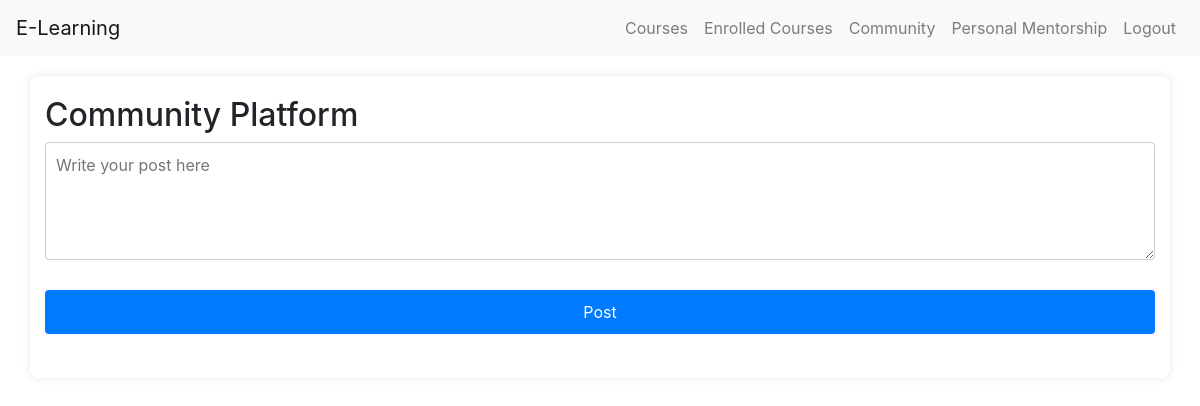
/community/ (signed in), run on an earlier commit of the app's database.
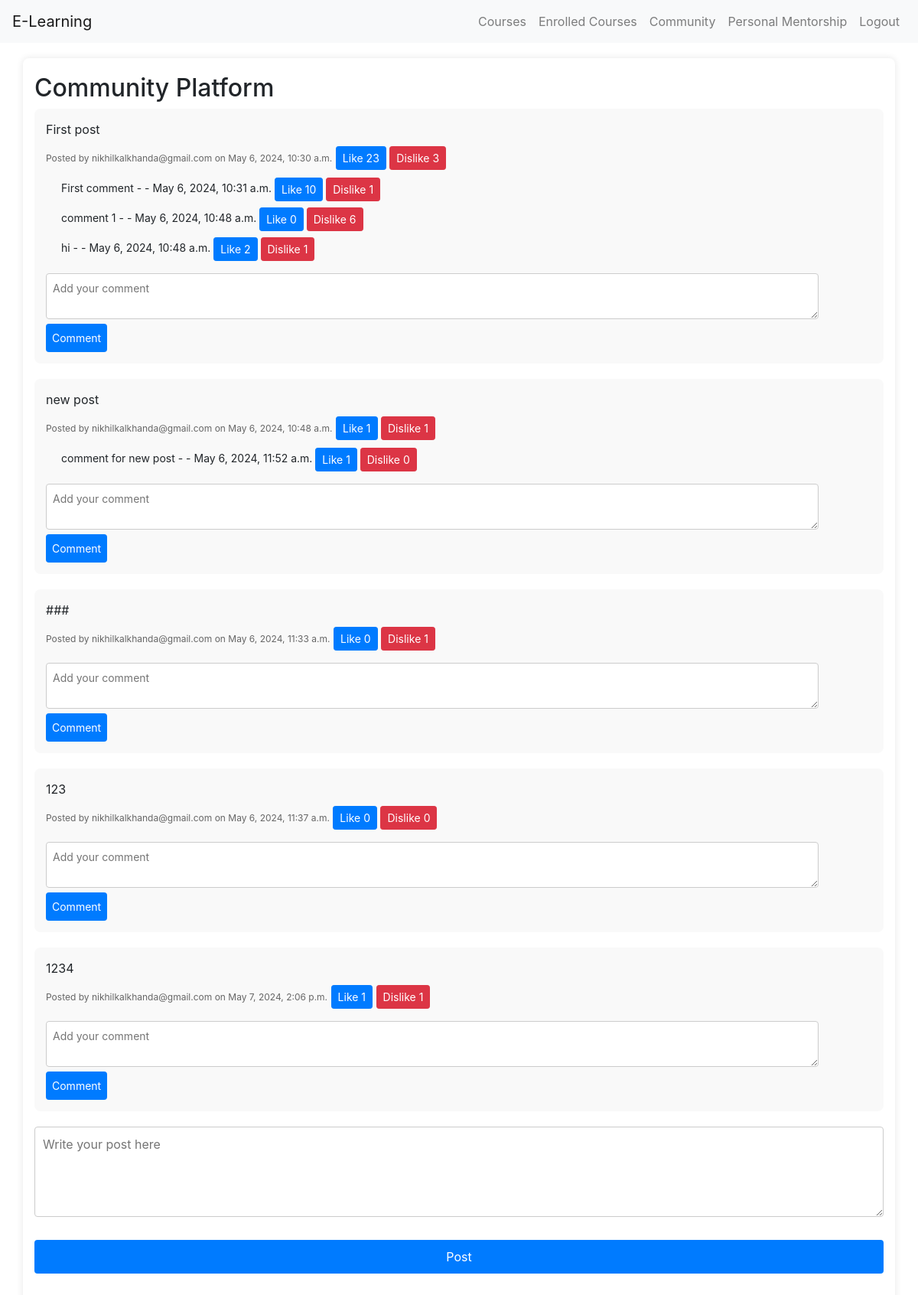
And on a later commit of the database.
### app/models.py (models this page shows)
class Post(models.Model):
    user = models.ForeignKey(Student, on_delete=models.CASCADE, null=True, blank=True)
    content = models.TextField()
    timestamp = models.DateTimeField(auto_now_add=True)
    likes = models.IntegerField(default=0)
    dislikes = models.IntegerField(default=0)

class Student(models.Model):
    user = models.OneToOneField(CustomeUser, on_delete=models.CASCADE)
    Full_Name = models.CharField(max_length=20)
    Mobile_no = models.CharField(max_length=10)
    EmailID = models.EmailField(max_length=255)
    DOB = models.DateField(null=True, blank=True)
    Gender_choices = (
        ('M', 'Male'),
        ('F', 'Female'),
        ('O', 'Others')
    )
    Gender = models.CharField(max_length=10, choices=Gender_choices, default='M')
    def __str__(self) -> str:
        return self.Full_Name

class Comment(models.Model):
    post = models.ForeignKey(Post, on_delete=models.CASCADE)
    user = models.ForeignKey(Student, on_delete=models.CASCADE, null=True, blank=True)
    content = models.TextField()
    timestamp = models.DateTimeField(auto_now_add=True)
    likes = models.IntegerField(default=0)
    dislikes = models.IntegerField(default=0)

### app/views.py (the view)
# urls.py: path('community/',community_platform, name='community_platform'),
@login_required
def community_platform(request):
    posts = Post.objects.all()
    return render(request, 'community_platform.html', {'posts': posts})

### app/templates/community_platform.html (shortened to what this page needs)
<!DOCTYPE html>
<html lang="en">
<head>
        <link rel="stylesheet" href="https://stackpath.bootstrapcdn.com/bootstrap/4.5.2/css/bootstrap.min.css">
</head>
<body>
<nav class="navbar navbar-expand-lg navbar-light bg-light">
    <a class="navbar-brand" href="#">E-Learning</a>
    <div class="collapse navbar-collapse" id="navbarNav">
        <ul class="navbar-nav ml-auto">
            <li class="nav-item">
                <a class="nav-link" href="{% url 'course_catalog' %}">Courses</a>
            </li>
            <li class="nav-item">
                <a class="nav-link" href="{% url 'enrolled_course' %}">Enrolled Courses</a>
            </li>
            <li class="nav-item">
                <a class="nav-link" href="#">Community</a>
            </li>
            <li class="nav-item">
                <a class="nav-link" href="{% url 'mentorship_page' %}">Personal Mentorship</a>
            </li>
            <li class="nav-item">
                <a class="nav-link" href="{% url 'logout' %}">Logout</a>
            </li>
        </ul>
    </div>
</nav>
    <div class="container">
            <h2>Community Platform</h2>
{% for post in posts %}
    <div class="post">
        <p>{{ post.content }}</p>
        <small>Posted by {{ post.user }} on {{ post.timestamp }}</small>
        <button onclick="likePost({{ post.id }})" class="btn btn-primary btn-sm">Like <span id="post-like-count-{{ post.id }}">{{ post.likes }}</span></button>
        <button onclick="dislikePost({{ post.id }})" class="btn btn-danger btn-sm">Dislike <span id="post-dislike-count-{{ post.id }}">{{ post.dislikes }}</span></button>
        <ul class="comment-list">
            {% for comment in post.comment_set.all %}
                <li>
                    {{ comment.content }} - {{ comment.author }} - {{ comment.timestamp }}
                    <button onclick="likeComment({{ comment.id }})" class="btn btn-primary btn-sm">Like <span id="comment-like-count-{{ comment.id }}">{{ comment.likes }}</span></button>
                    <button onclick="dislikeComment({{ comment.id }})" class="btn btn-danger btn-sm">Dislike <span id="comment-dislike-count-{{ comment.id }}">{{ comment.dislikes }}</span></button>
                </li>
            {% endfor %}
        </ul>
        <form class="comment-form" method="POST" action="{% url 'add_comment' post.id %}">
            <textarea name="content" rows="2" placeholder="Add your comment"></textarea>
            <button type="submit">Comment</button>
        </form>
    </div>
{% endfor %}
<form class="post-form" method="POST" action="{% url 'add_post' %}">
    <textarea name="content" rows="4" placeholder="Write your post here"></textarea><br>
    <br>
    <button type="submit">Post</button>
</form>
<br>
    </div>
</body>
</html>

### app/templates/community_platform.html (style rules this page uses)
body { font-family: Arial, sans-serif; margin: 0; padding: 0; background-color: #f0f0f0; }
.container { max-width: 800px; margin: 20px auto; padding: 20px; background-color: #fff; border-radius: 8px; box-shadow: 0 0 10px rgba(0, 0, 0, 0.1); }
.post { margin-bottom: 20px; padding: 15px; background-color: #f9f9f9; border-radius: 8px; }
.post p { margin-bottom: 10px; font-size: 16px; }
.post small { font-size: 12px; color: #666; }
.comment-list { margin-top: 10px; padding-left: 20px; }
.comment-list li { margin-bottom: 8px; font-size: 14px; list-style: none; }
.comment-form { margin-top: 10px; }
.comment-form textarea { width: calc(100% - 70px); padding: 8px; border-radius: 4px; border: 1px solid #ccc; resize: vertical; font-size: 14px; }
.comment-form button { width: 80px; padding: 8px; background-color: #007bff; color: #fff; border: none; border-radius: 4px; cursor: pointer; font-size: 14px; }
.post-form textarea { width: 100%; padding: 10px; border-radius: 4px; border: 1px solid #ccc; resize: vertical; font-size: 16px; }
.post-form button { width: 100%; padding: 10px; background-color: #007bff; color: #fff; border: none; border-radius: 4px; cursor: pointer; font-size: 16px; }

What changed in the data, as far as the page shows it:
added Post: content "First post", user "nikhilkalkhanda@gmail.com", timestamp "May 6, 2024, 10:30 a.m.", likes "23", dislikes "3"
added Comment: content "First comment", timestamp "May 6, 2024, 10:31 a.m.", likes "10", dislikes "1", shown under "First post"
added Comment: content "comment 1", timestamp "May 6, 2024, 10:48 a.m.", likes "0", dislikes "6", shown under "First post"
added Comment: content "hi", timestamp "May 6, 2024, 10:48 a.m.", likes "2", dislikes "1", shown under "First post"
added Post: content "new post", user "nikhilkalkhanda@gmail.com", timestamp "May 6, 2024, 10:48 a.m.", likes "1", dislikes "1"
added Comment: content "comment for new post", timestamp "May 6, 2024, 11:52 a.m.", likes "1", dislikes "0", shown under "new post"
added Post: content "###", user "nikhilkalkhanda@gmail.com", timestamp "May 6, 2024, 11:33 a.m.", likes "0", dislikes "1"
added Post: content "123", user "nikhilkalkhanda@gmail.com", timestamp "May 6, 2024, 11:37 a.m.", likes "0", dislikes "0"
added Post: content "1234", user "nikhilkalkhanda@gmail.com", timestamp "May 7, 2024, 2:06 p.m.", likes "1", dislikes "1"
